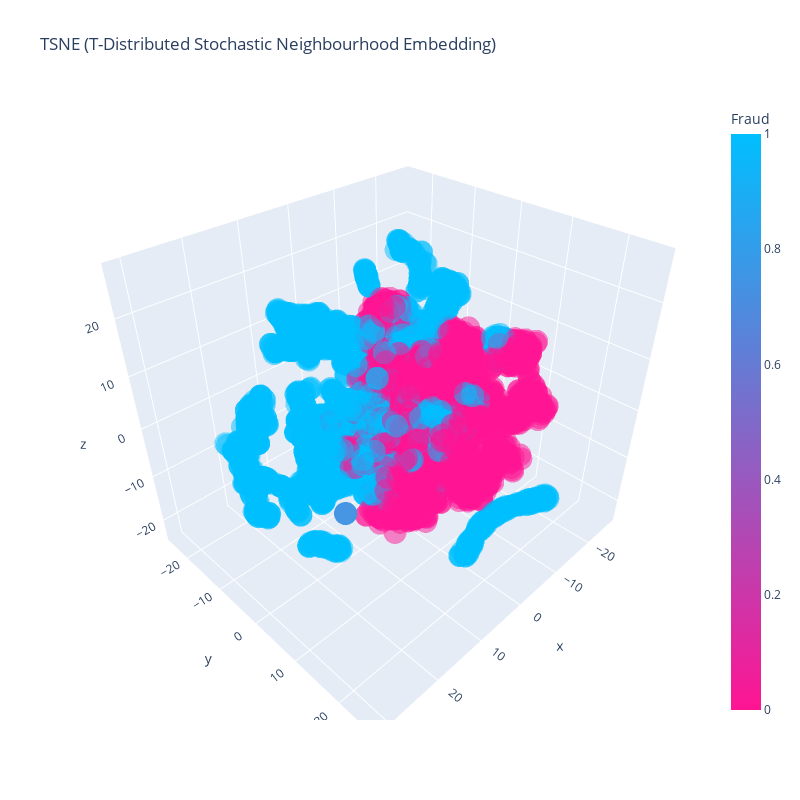

Here is the notebook cell this chart was saved with:
### Code cell
import plotly.graph_objs as go
import plotly
import seaborn as sns
import plotly.express as px
import plotly.figure_factory as ff
import plotly.offline as py
py.init_notebook_mode(connected=True)
# plotting a 3D scatter plot 

trace1 = go.Scatter3d(
    x=tsne3d[:,0],
    y=tsne3d[:,1],
    z=tsne3d[:,2],
    mode='markers',
    marker=dict(
        color = y_vis,
        colorscale = ['deeppink', 'deepskyblue'],
        colorbar = dict(title = 'Fraud'),
        line=dict(color='rgb(255, 255, 255)'),
        opacity=0.5
    )
)

data=[trace1]

layout = dict(title = 'TSNE (T-Distributed Stochastic Neighbourhood Embedding)',
              showlegend= False, height=800, width=800,)

fig=dict(data=data, layout=layout)
py.iplot(fig, filename='3DBubble')

### Figure 1 — Plotly figure (JSON) as saved in the notebook; plotly's stock layout.template omitted (floating-point values rounded to 4 significant figures; data arrays with more than 128 entries replaced by an {"elided": "..."} marker saying what was removed)
{"data": [{"marker": {"color": {"elided": "5000 int values"}, "colorbar": {"title": {"text": "Fraud"}}, "colorscale": [[0, "deeppink"], [1, "deepskyblue"]], "line": {"color": "rgb(255, 255, 255)"}, "opacity": 0.5}, "mode": "markers", "type": "scatter3d", "x": {"elided": "5000 float values"}, "y": {"elided": "5000 float values"}, "z": {"elided": "5000 float values"}}], "layout": {"height": 800, "showlegend": false, "title": {"text": "TSNE (T-Distributed Stochastic Neighbourhood Embedding)"}, "width": 800, "scene": {"aspectratio": {"x": 1.09, "y": 0.9601, "z": 0.9553}, "aspectmode": "auto"}}}
